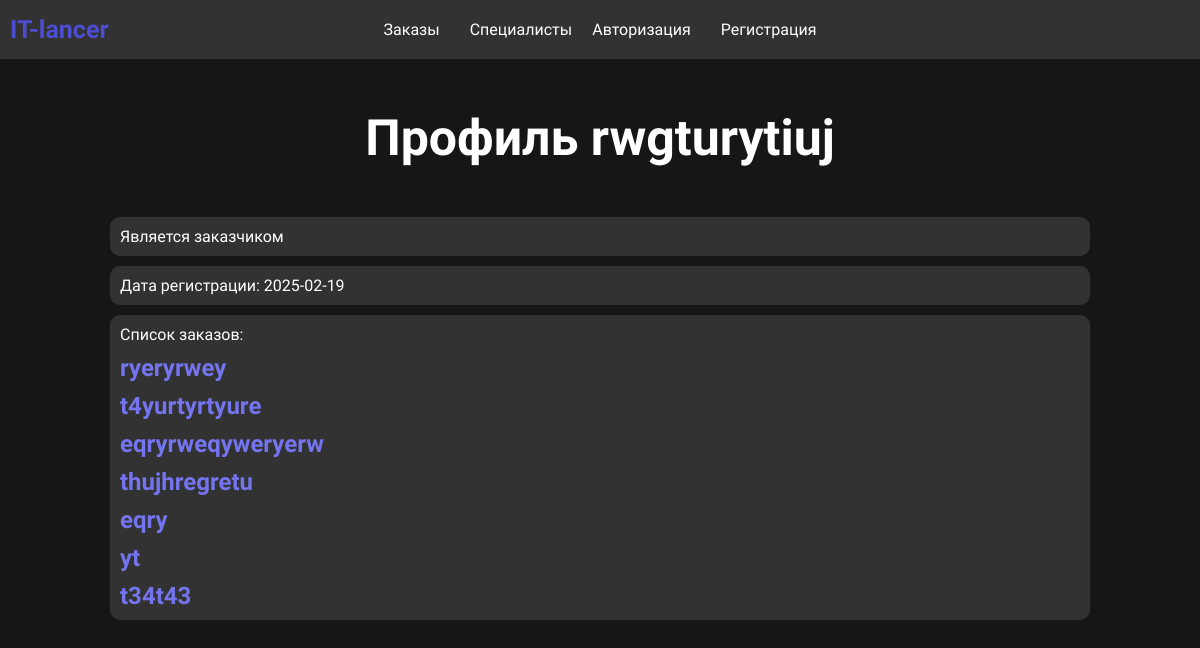
Before: /portfolio.php?user_id=5 with the older database file.
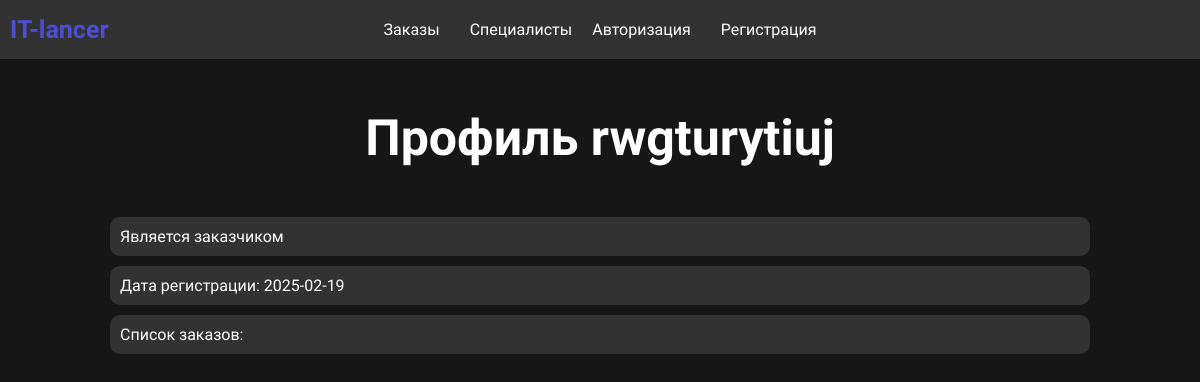
After: the same page with the newer database file.
### tables this page shows
CREATE TABLE `orders` (
  `id` int(11) NOT NULL,
  `name` varchar(255) NOT NULL,
  `description` text NOT NULL,
  `sphere_type_id` int(11) NOT NULL,
  `user_id` int(11) NOT NULL,
  `date` datetime NOT NULL DEFAULT current_timestamp(),
  `price` varchar(255) DEFAULT NULL,
  `status_id` int(11) NOT NULL DEFAULT 1
);

### portfolio.php (the view)
<?php
include "components/core.php";
include "components/header.php";
$user_id = $_GET['user_id'];
?>
<div class="page_header">
    <div class="content">
        <div class="page_header_center">
            <?php if($user_id == $_SESSION['user']['id']){?>
            <h1>Мой портфолио</h1>
            <?php }else{
                $select_user = "SELECT * FROM `users` WHERE `id` = $user_id";
                $select_user_res = $link->query($select_user);
                $user = $select_user_res->fetch_assoc();
                ?>
                <h1>Профиль <?php echo $user['login']; ?></h1>
                <?php } ?>
        </div>
    </div>
</div>
<?php
if($user['role_id'] == 2){
$select_portfolio = "SELECT `portfolio`.*, `sphere_types`.`name` AS `spheres_types_name`, `spheres`.`name` AS `spheres_name`
FROM `portfolio`
	LEFT JOIN `sphere_types` ON `portfolio`.`sphere_type_id` = `sphere_types`.`id`
	LEFT JOIN `spheres` ON `sphere_types`.`sphere_id` = `spheres`.`id`
    WHERE `portfolio`.`user_id` = $user_id";
$select_portfolio_res = $link->query($select_portfolio);
$portfolio = $select_portfolio_res -> fetch_assoc();
?>
<div class="my_portfolio">
    <div class="content">
        <div class="my_portfolio_block">
            <?php
            if($user_id == $_SESSION['user']['id']){
            ?>
            <div class="change">
                <a href="make_portfolio.php?hour=<?php echo $portfolio['hour_salary'] ?>?month=<?php echo $portfolio['month_salary'] ?>?experience=<?php echo $portfolio['experience'] ?>?resume_text=<?php echo $portfolio['resume_text'] ?>" class="portfolio_link">Изменить профиль</a>
            </div>
            <?php } ?>
            <div class="my_portfolio_block-item standart">
                <h2>Почасовая оплата</h2>
                <p><?php echo $portfolio['hour_salary'] ?></p>
            </div>
            <div class="my_portfolio_block-item standart">
                <h2>Помесячная оплата</h2>
                <p><?php echo $portfolio['month_salary'] ?></p>
            </div>
            <div class="my_portfolio_block-item standart">
                <h2>Опыт в годах</h2>
                <p><?php echo $portfolio['experience'] ?></p>
            </div>
            <div class="my_portfolio_block-item standart">
                <h2>Описание опыта работы</h2>
                <p><?php echo $portfolio['resume_text'] ?></p>
            </div>
            <div class="my_portfolio_block-item standart">
                <h2>Сфера работы</h2>
                <h3><?php echo $portfolio['spheres_name'] ?></h3>
                <p><?php echo $portfolio['spheres_types_name'] ?></p>
            </div>
        </div>
    </div>
</div>
<?php }if($user['role_id'] == 1){ ?>
<div class="my_portfolio">
    <div class="content">
        <div class="my_portfolio_block-item standart">
            <p>Является заказчиком</p>
        </div>
        <div class="my_portfolio_block-item standart">
            <p>Дата регистрации: <?php echo $user['date']; ?></p>
        </div>
        <div class="my_portfolio_block-item standart">
            <p>Список заказов:</p>
            <?php
            $select_orders = "SELECT * FROM `orders` WHERE `user_id` = '{$user['id']}'";
            $select_orders_res = $link->query($select_orders);
            while($order = $select_orders_res->fetch_assoc()){
            ?>
            <a href="order.php?id=<?php echo $order['id']; ?>" class="order"><?php echo $order['name']; ?></a>
            <?php } ?>
        </div>
    </div>
</div>
<?php
}
?>

Changed rows visible on the page:
removed orders: name "ryeryrwey"
removed orders: name "t4yurtyrtyure"
removed orders: name "eqryrweqyweryerw"
removed orders: name "thujhregretu"
removed orders: name "eqry"
removed orders: name "yt"
removed orders: name "t34t43"
